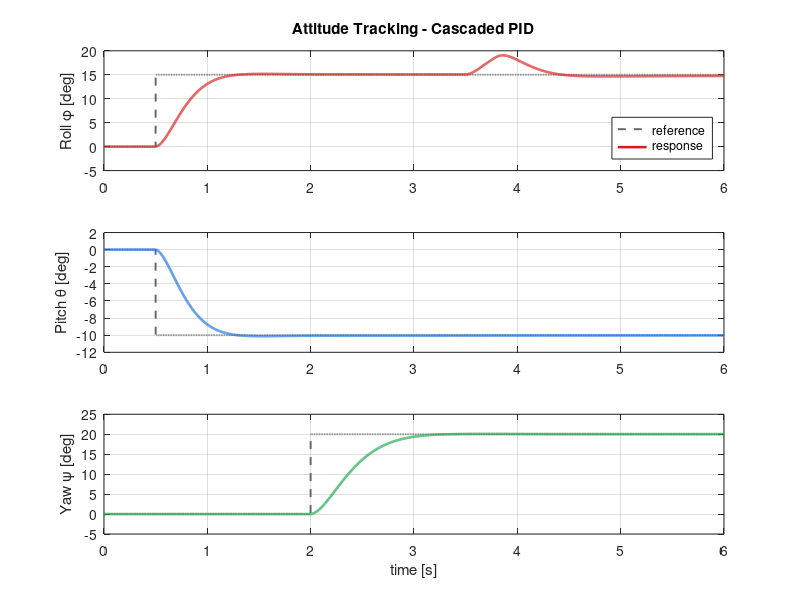
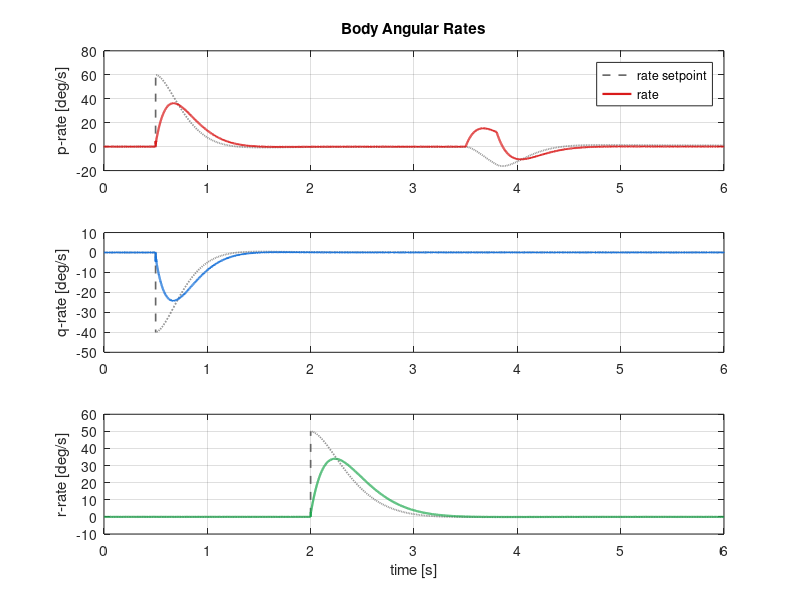
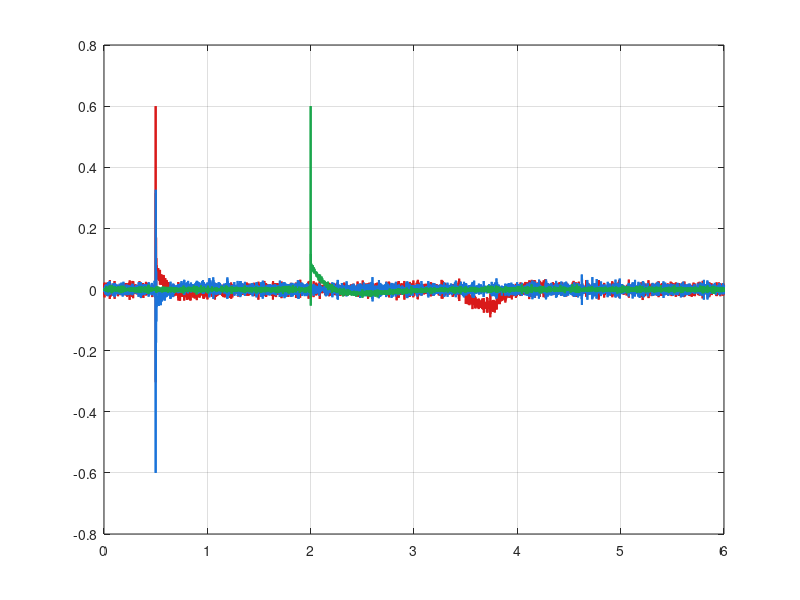

Here is the MATLAB script that generated these plots, in order: (Note: this script raises an error after producing the figures.)
function quad_attitude_sim()
% QUAD_ATTITUDE_SIM  Cascaded PID attitude control of a quadrotor.
%
%   Personal project (Ali Murtaza). Stabilises the roll, pitch and yaw
%   attitude of a 0.5 m-class quadrotor using a cascaded controller:
%   an outer proportional angle loop generates body-rate setpoints, and
%   an inner PID rate loop generates the control torques. Gyroscopic
%   coupling is included in the plant. The script runs a step-tracking
%   plus disturbance-rejection scenario, reports closed-loop metrics and
%   exports publication-quality figures.
%
%   No toolboxes are required to run the simulation; the Control System
%   Toolbox is used only for the stepinfo() metrics summary and is
%   optional (a manual fallback is provided).

clc; close all;

here   = fileparts(mfilename('fullpath'));
outdir = fullfile(here, '..', 'assets');
if ~exist(outdir, 'dir'); mkdir(outdir); end

%% ----------------------------------------------------------------- Plant
% Rigid-body rotational dynamics:  J*omega_dot = tau - omega x (J*omega)
J = diag([7.5e-3, 7.5e-3, 1.30e-2]);   % inertia [kg m^2] (x,y,z body axes)
Jinv = inv(J);
tau_max = 0.6;                          % per-axis torque saturation [N m]

%% ------------------------------------------------------------ Controller
% Outer angle loop (P): rate_ref = Kp_ang .* (ang_ref - ang)
Kp_ang = [4.0; 4.0; 2.5];               % [1/s]
% Inner rate loop (PID): tau = Kp.*e + Ki.*int(e) + Kd.*de/dt
Kp_rate = [0.110; 0.110; 0.120];
Ki_rate = [0.025; 0.025; 0.020];
Kd_rate = [0.0050; 0.0050; 0.0032];
int_lim = 0.15;                         % anti-windup clamp on integral term

%% ------------------------------------------------------------- Scenario
dt = 1e-3; T = 6.0; t = (0:dt:T).';     % 1 kHz fixed-step
N  = numel(t);

% Attitude reference (deg): roll/pitch step at t=0.5 s, yaw step at t=2.0 s
ref = zeros(N,3);
ref(t>=0.5,1) = 15;     % roll  -> 15 deg
ref(t>=0.5,2) = -10;    % pitch -> -10 deg
ref(t>=2.0,3) = 20;     % yaw   -> 20 deg
ref = deg2rad(ref);

% External disturbance torque: roll-axis pulse, 0.05 N m for 0.3 s at t=3.5 s
dist = zeros(N,3);
dist(t>=3.5 & t<3.8, 1) = 0.05;

% Gyro measurement noise (white), 1-sigma rate noise
rng(2026);
gyro_sigma = deg2rad(0.05);             % [rad/s]

%% --------------------------------------------------------------- States
ang   = zeros(3,1);                     % [roll pitch yaw] (rad)
omega = zeros(3,1);                     % body rates (rad/s)
eint  = zeros(3,1);                     % rate-loop integral
e_prev= zeros(3,1);

ANG  = zeros(N,3); OMG = zeros(N,3); TAU = zeros(N,3); RREF = zeros(N,3);

for k = 1:N
    % --- Outer angle loop -> body-rate setpoint
    ang_err  = ref(k,:).' - ang;
    rate_ref = Kp_ang .* ang_err;

    % --- Inner rate loop (PID) on measured rate
    omega_meas = omega + gyro_sigma*randn(3,1);
    e  = rate_ref - omega_meas;
    eint = eint + e*dt;
    eint = max(min(eint, int_lim), -int_lim);    % anti-windup
    de = (e - e_prev)/dt; e_prev = e;
    tau = Kp_rate.*e + Ki_rate.*eint + Kd_rate.*de;

    % --- Gyroscopic decoupling (feedforward) + saturation
    tau = tau + cross(omega, J*omega);
    tau = max(min(tau, tau_max), -tau_max);

    % --- Log
    ANG(k,:)=ang.'; OMG(k,:)=omega.'; TAU(k,:)=tau.'; RREF(k,:)=rate_ref.';

    % --- Integrate plant with RK4 (state = [ang; omega])
    x = [ang; omega];
    f = @(xx) plant(xx, tau + dist(k,:).', J, Jinv);
    k1=f(x); k2=f(x+0.5*dt*k1); k3=f(x+0.5*dt*k2); k4=f(x+dt*k3);
    x = x + (dt/6)*(k1+2*k2+2*k3+k4);
    ang = x(1:3); omega = x(4:6);
end

%% --------------------------------------------------------------- Metrics
roll = rad2deg(ANG(:,1)); roll_ref = rad2deg(ref(:,1));
m = step_metrics(t, roll, roll_ref(end), 0.5, 3.4);   % window ends before disturbance
fprintf('\n=== Quadcopter Attitude Controller - roll-axis metrics ===\n');
fprintf('  Rise time (10-90%%):  %.3f s\n', m.rise);
fprintf('  Settling time (2%%):  %.3f s\n', m.settle);
fprintf('  Overshoot:           %.2f %%\n', m.overshoot);
fprintf('  Steady-state error:  %.3f deg\n', m.sserr);
rref = roll_ref(end);
dwin = t>=3.5; t_d = t(dwin); roll_d = roll(dwin);
[distpk, ipk] = max(abs(roll_d - rref));
rec = find(abs(roll_d(ipk:end) - rref) < 0.5, 1, 'first');
t_recover = t_d(ipk+rec-1) - 3.5;     % time from disturbance onset to <0.5 deg
fprintf('  Peak disturbance dev: %.3f deg, recovered to <0.5 deg in %.2f s\n', distpk, t_recover);

%% ---------------------------------------------------------------- Plots
co = [0.85 0.10 0.10; 0.10 0.45 0.85; 0.10 0.65 0.30];
lab = {'Roll \phi','Pitch \theta','Yaw \psi'};

f1 = figure('Color','w','Position',[80 80 900 620]);
for i=1:3
    subplot(3,1,i); hold on; grid on; box on;
    plot(t, rad2deg(ref(:,i)),'--','Color',[.4 .4 .4],'LineWidth',1.4);
    plot(t, rad2deg(ANG(:,i)),'Color',co(i,:),'LineWidth',1.8);
    ylabel([lab{i} ' [deg]']); xlim([0 T]);
    if i==1; title('Attitude Tracking - Cascaded PID','FontWeight','bold'); end
    if i==1; legend('reference','response','Location','southeast'); end
    if i==3; xlabel('time [s]'); end
end
exportgraphics(f1, fullfile(outdir,'01_attitude_tracking.png'),'Resolution',200);

f2 = figure('Color','w','Position',[80 80 900 620]);
for i=1:3
    subplot(3,1,i); hold on; grid on; box on;
    plot(t, rad2deg(RREF(:,i)),'--','Color',[.4 .4 .4],'LineWidth',1.2);
    plot(t, rad2deg(OMG(:,i)),'Color',co(i,:),'LineWidth',1.6);
    ylabel(sprintf('%s-rate [deg/s]',char('p'+i-1))); xlim([0 T]);
    if i==1; title('Body Angular Rates','FontWeight','bold');
        legend('rate setpoint','rate','Location','northeast'); end
    if i==3; xlabel('time [s]'); end
end
exportgraphics(f2, fullfile(outdir,'02_body_rates.png'),'Resolution',200);

f3 = figure('Color','w','Position',[80 80 900 360]); hold on; grid on; box on;
plot(t,TAU(:,1),'Color',co(1,:),'LineWidth',1.5);
plot(t,TAU(:,2),'Color',co(2,:),'LineWidth',1.5);
plot(t,TAU(:,3),'Color',co(3,:),'LineWidth',1.5);
yline(tau_max,':k'); yline(-tau_max,':k');
xlabel('time [s]'); ylabel('control torque [N m]');
title('Commanded Control Torques (with saturation)','FontWeight','bold');
legend('\tau_x','\tau_y','\tau_z','Location','northeast'); xlim([0 T]);
exportgraphics(f3, fullfile(outdir,'03_control_torques.png'),'Resolution',200);

f4 = figure('Color','w','Position',[80 80 900 360]); hold on; grid on; box on;
plot(t, roll,'Color',co(1,:),'LineWidth',1.8);
plot(t, roll_ref,'--','Color',[.4 .4 .4],'LineWidth',1.2);
area([3.5 3.8],[max(roll)+2 max(roll)+2],'BaseValue',min(roll)-2, ...
     'FaceColor',[1 .8 .4],'FaceAlpha',.3,'EdgeColor','none');
xlabel('time [s]'); ylabel('roll \phi [deg]');
title('Disturbance Rejection - 0.05 N m roll pulse at t = 3.5 s','FontWeight','bold');
xlim([3.0 4.6]); ylim([min(roll)-2 max(roll)+2]);
legend('roll response','reference','disturbance window','Location','southeast');
exportgraphics(f4, fullfile(outdir,'04_disturbance_rejection.png'),'Resolution',200);

save(fullfile(outdir,'quad_results.mat'),'t','ANG','OMG','TAU','ref','m');
fprintf('\nFigures and results written to %s\n', outdir);

% Export attitude trajectory (decimated) for the web 3D viewer
dec = 1:20:N;   % 50 Hz
traj = [t(dec), rad2deg(ANG(dec,1)), rad2deg(ANG(dec,2)), rad2deg(ANG(dec,3))];
writematrix(traj, fullfile(outdir,'attitude_trajectory.csv'));
fprintf('Web trajectory written (%d samples)\n', numel(dec));
end

% ------------------------------------------------------------------ local
function dx = plant(x, tau, J, Jinv)
% Rotational rigid-body dynamics. Small-angle kinematics used for the
% attitude integration (adequate for the demonstrated +-20 deg envelope).
omega = x(4:6);
ang_dot = omega;
omega_dot = Jinv*(tau - cross(omega, J*omega));
dx = [ang_dot; omega_dot];
end

function m = step_metrics(t, y, yfinal, t0, tEnd)
% Lightweight step metrics relative to step time t0 (no toolbox needed).
% Window [t0, tEnd] excludes later events (e.g. injected disturbance).
idx = t>=t0 & t<=tEnd; tt = t(idx)-t0; yy = y(idx);
y0 = yy(1); span = yfinal - y0;
% rise time 10-90%
r10 = find(yy >= y0+0.1*span,1); r90 = find(yy >= y0+0.9*span,1);
if isempty(r10)||isempty(r90); m.rise=NaN; else; m.rise=tt(r90)-tt(r10); end
% overshoot
[pk,~] = max(yy); m.overshoot = max(0,(pk-yfinal)/abs(span))*100;
% settling 2%
tol = 0.02*abs(span); outside = find(abs(yy-yfinal)>tol,1,'last');
if isempty(outside); m.settle=0; else; m.settle=tt(outside); end
% steady-state error (last 0.3 s mean)
m.sserr = mean(yy(tt>=tt(end)-0.3)) - yfinal;
end
